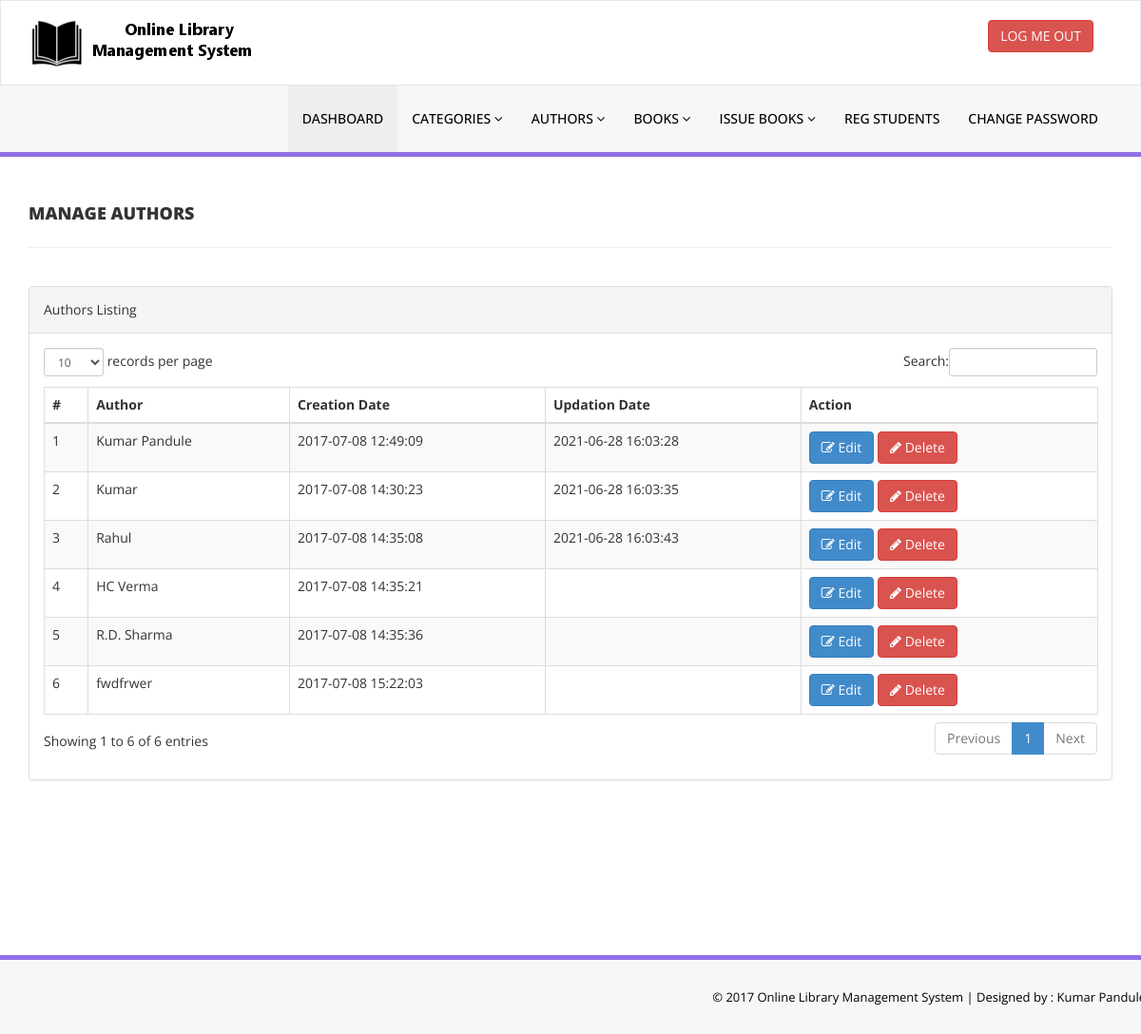
/library/admin/manage-authors.php (signed in), run on the app's committed database.
### tables this page shows
CREATE TABLE `tblauthors` (
  `id` int(11) NOT NULL,
  `AuthorName` varchar(159) DEFAULT NULL,
  `creationDate` timestamp NULL DEFAULT current_timestamp(),
  `UpdationDate` timestamp NULL DEFAULT NULL ON UPDATE current_timestamp()
);

### library/admin/manage-authors.php (the view, shortened to what this page needs)
<?php
include('includes/config.php');
if(strlen($_SESSION['alogin'])==0)
    {
header('location:index.php');
}
else{
    ?>
<!DOCTYPE html>
<html xmlns="http://www.w3.org/1999/xhtml">
<head>
    <link href="assets/css/bootstrap.css" rel="stylesheet" />
    <link href="assets/css/font-awesome.css" rel="stylesheet" />
    <link href="assets/js/dataTables/dataTables.bootstrap.css" rel="stylesheet" />
    <link href="assets/css/style.css" rel="stylesheet" />
</head>
<body>
<?php include('includes/header.php');?>
    <div class="content-wrapper">
         <div class="container">
        <div class="row pad-botm">
            <div class="col-md-12">
                <h4 class="header-line">Manage Authors</h4>
    </div>
     <div class="row">
</div>
        </div>
            <div class="row">
                <div class="col-md-12">
                    <div class="panel panel-default">
                        <div class="panel-heading">
                           Authors Listing
                        </div>
                        <div class="panel-body">
                            <div class="table-responsive">
                                <table class="table table-striped table-bordered table-hover" id="dataTables-example">
                                    <thead>
                                        <tr>
                                            <th>#</th>
                                            <th>Author</th>
                                            <th>Creation Date</th>
                                            <th>Updation Date</th>
                                            <th>Action</th>
                                        </tr>
                                    </thead>
                                    <tbody>
<?php $sql = "SELECT * from  tblauthors";
$query = $dbh -> prepare($sql);
$query->execute();
$results=$query->fetchAll(PDO::FETCH_OBJ);
$cnt=1;
if($query->rowCount() > 0)
{
foreach($results as $result)
{               ?>
                                        <tr class="odd gradeX">
                                            <td class="center"><?php echo htmlentities($cnt);?></td>
                                            <td class="center"><?php echo htmlentities($result->AuthorName);?></td>
                                            <td class="center"><?php echo htmlentities($result->creationDate);?></td>
                                            <td class="center"><?php echo htmlentities($result->UpdationDate);?></td>
                                            <td class="center">
                                            <a href="edit-author.php?athrid=<?php echo htmlentities($result->id);?>"><button class="btn btn-primary"><i class="fa fa-edit "></i> Edit</button>
                                          <a href="manage-authors.php?del=<?php echo htmlentities($result->id);?>" onclick="return confirm('Are you sure you want to delete?');"" >  <button class="btn btn-danger"><i class="fa fa-pencil"></i> Delete</button>
                                            </td>
                                        </tr>
 <?php $cnt=$cnt+1;}} ?>
                                    </tbody>
                                </table>
                            </div>
                        </div>
                    </div>
                </div>
            </div>
    </div>
    </div>
  <?php include('includes/footer.php');?>
</body>
</html>
<?php } ?>

### library/admin/assets/css/style.css (style rules this page uses)
.content-wrapper { margin-top: 40px; min-height:800px; padding-bottom:90px; }
.header-line { font-weight:900; padding-bottom:25px; border-bottom:1px solid #eeeeee; text-transform:uppercase; }
.pad-botm { padding-bottom:30px; }

### data on the page
tblauthors: AuthorName "Kumar Pandule", creationDate "2017-07-08 12:49:09", UpdationDate "2021-06-28 16:03:28"
tblauthors: AuthorName "Kumar", creationDate "2017-07-08 14:30:23", UpdationDate "2021-06-28 16:03:35"
tblauthors: AuthorName "Rahul", creationDate "2017-07-08 14:35:08", UpdationDate "2021-06-28 16:03:43"
tblauthors: AuthorName "HC Verma", creationDate "2017-07-08 14:35:21"
tblauthors: AuthorName "R.D. Sharma", creationDate "2017-07-08 14:35:36"
tblauthors: AuthorName "fwdfrwer", creationDate "2017-07-08 15:22:03"
